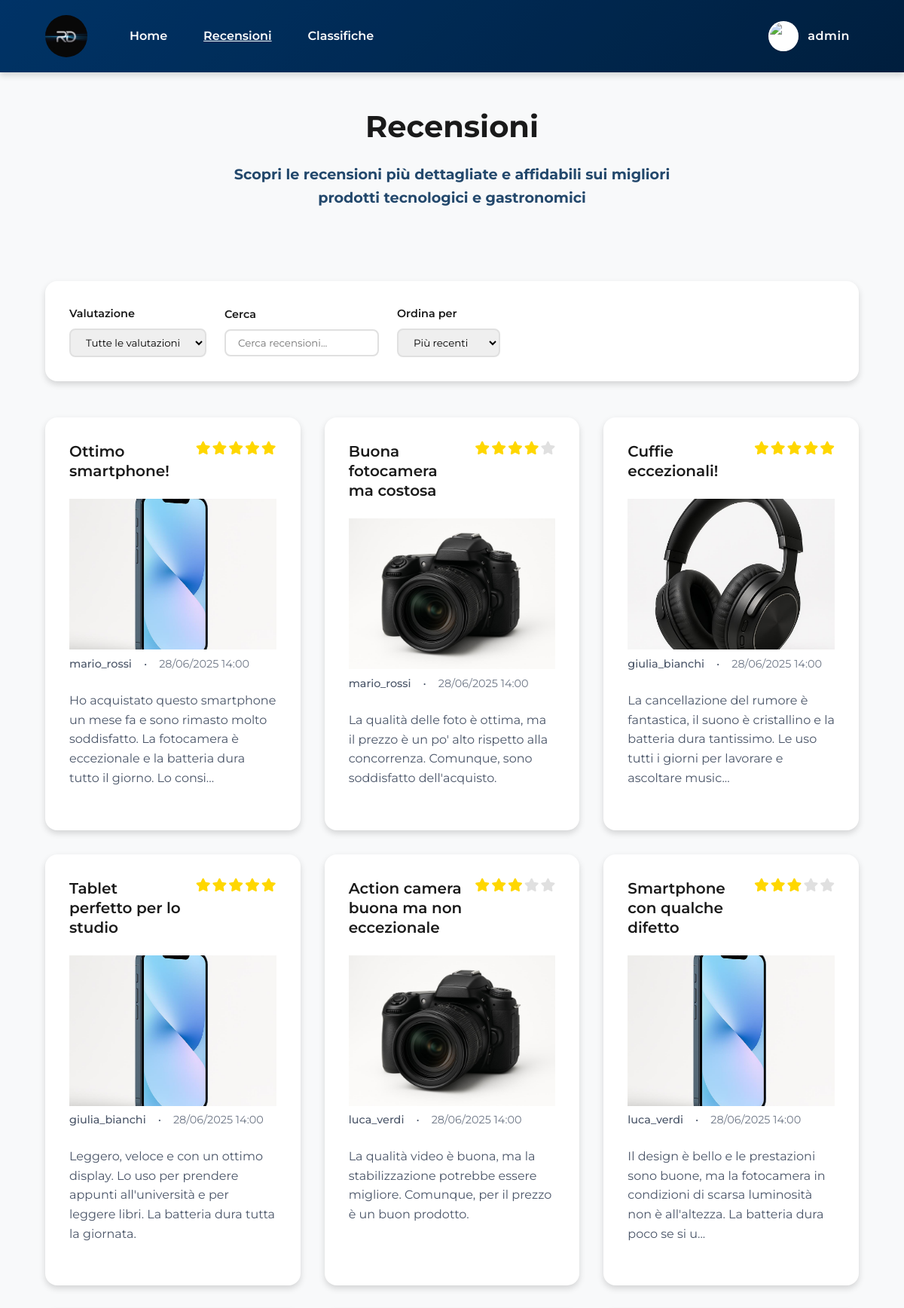
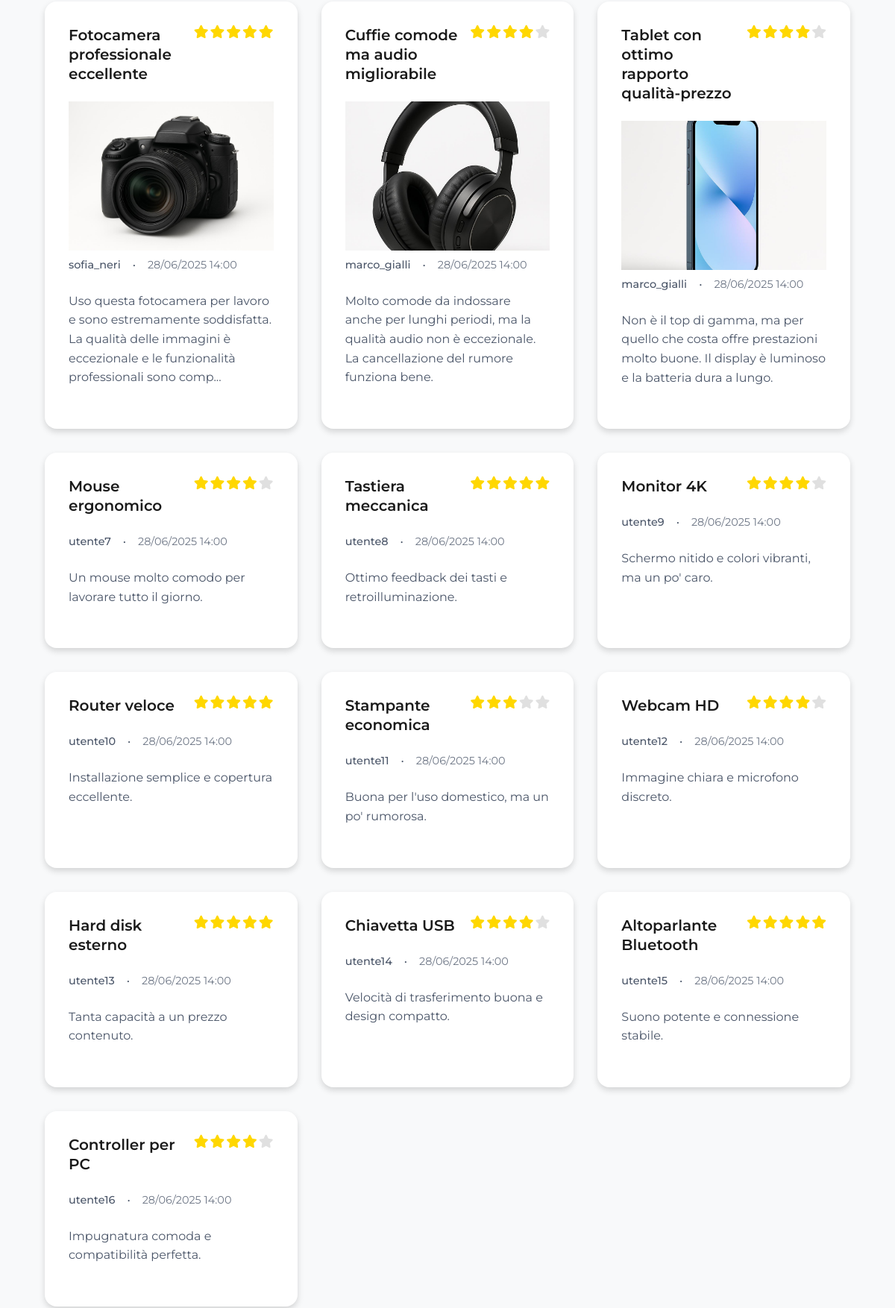
Page /php/recensioni.php (signed in, upper part) on the committed database (2 pictures, top to bottom).
### tables this page shows
CREATE TABLE reviews (
    id INT AUTO_INCREMENT PRIMARY KEY,
    user_id INT NOT NULL,
    title VARCHAR(255) NOT NULL,
    content TEXT NOT NULL,
    rating INT NOT NULL,
    product_name VARCHAR(60) NOT NULL,
    product_image VARCHAR(255),       
    created_at TIMESTAMP NOT NULL DEFAULT CURRENT_TIMESTAMP,
    updated_at TIMESTAMP NULL DEFAULT NULL,
    deleted_at TIMESTAMP NULL DEFAULT NULL,             
    FOREIGN KEY (user_id) REFERENCES utenti(id),
    CHECK (rating BETWEEN 1 AND 5)
);

CREATE TABLE utenti (
    id INT AUTO_INCREMENT PRIMARY KEY,
    username VARCHAR(50) NOT NULL UNIQUE,
    email VARCHAR(100) NOT NULL UNIQUE,
    password VARCHAR(255) NOT NULL,   
    nome VARCHAR(50) NOT NULL,        
    cognome VARCHAR(50) NOT NULL,     
    profile_photo VARCHAR(255),       
    birth_day INT,                    
    birth_month INT,                  
    birth_year INT,                   
    role VARCHAR(20) DEFAULT 'user',  
    remember_token VARCHAR(255),      
    created_at TIMESTAMP NOT NULL DEFAULT CURRENT_TIMESTAMP,    
    updated_at TIMESTAMP NULL DEFAULT NULL,             
    deleted_at TIMESTAMP NULL DEFAULT NULL              
);

### php/recensioni.php (the view, shortened to what this page needs)
<?php
require_once 'database.php';
$header = file_get_contents("../static/header.html");
$footer = file_get_contents("../static/footer.html");
$DOM = file_get_contents("../static/recensioni.html");
$cssBase = dirname($_SERVER['PHP_SELF']) === '/' ? 'css/' : '../css/';
$DOM = str_replace("../css/style.css", $cssBase . 'style.css', $DOM);
$DOM = str_replace("../css/pages.css", $cssBase . 'pages.css', $DOM);
$DOM = str_replace("", $header, $DOM);
$DOM = str_replace("", $footer, $DOM);
$contenutoLogin = "";
$headerLoginHtml = "";
if (!SessionManager::isLoggedIn()) {
  $contenutoLogin = "";
  $headerLoginHtml = "<a href='login.php' class='login-link' aria-label='Login - Accedi al tuo account'>
                        <div class='user-icon-bg'>
                          <svg width='24' height='24' viewBox='0 0 24 24' fill='none' stroke='currentColor' stroke-width='2' id='user-icon'>
                            <path d='M20 21v-2a4 4 0 0 0-4-4H8a4 4 0 0 0-4 4v2'></path>
                            <circle cx='12' cy='7' r='4'></circle>
                          </svg>
                        </div>
                        <span class='login-text'>Login</span>
                      </a>";
} else {
  $username = $_SESSION['username'];
  $contenutoLogin = "";
  $profilePhoto = $_SESSION['user_data']['profile_photo'] ?? $_SESSION['profile_photo'] ?? '';
  $icon = $profilePhoto ? "<img src='../{$profilePhoto}' alt='Foto profilo di {$username}' class='user-avatar'>" : "<svg width='24' height='24' viewBox='0 0 24 24' fill='none' stroke='currentColor' stroke-width='2' id='user-icon'><path d='M20 21v-2a4 4 0 0 0-4-4H8a4 4 0 0 0-4 4v2'></path><circle cx='12' cy='7' r='4'></circle></svg>";
    $headerLoginHtml = "
    <div class='login-link user-menu' role='button' tabindex='0' aria-haspopup='true' aria-expanded='false' aria-label='Menu utente'>
    <div class='user-icon-bg'>
      {$icon}
    </div>
    <span class='login-text'>{$username}</span>
    <div class='user-menu-panel' aria-hidden='true'>
      <a href='dashboard.php'><span lang='en'>Dashboard</span></a>";
    if (isset($_SESSION['role']) && $_SESSION['role'] === 'admin') {
        $headerLoginHtml .= "
          <a href='gestione_recensioni.php'><span>Gestione recensioni</span></a>";
    }
    $headerLoginHtml .= "
          <a href='logout.php'><span lang='en'>Logout</span></a>
        </div>
    </div>";
  }
$DOM = str_replace("", $contenutoLogin, $DOM);
$DOM = str_replace("", $headerLoginHtml, $DOM);
$reviewManager = new ReviewManager();
$result = $reviewManager->getAllReviews(1, 20);
$reviewsHtml = '';
if ($result !== false) {
    foreach ($result['reviews'] as $review) {
        $stars = Utils::generateStars($review['rating']);
        $excerpt = strlen($review['content']) > 150 ? substr($review['content'], 0, 150) . '...' : $review['content'];
        $date = Utils::formatDate($review['created_at']);
        $altProduct = htmlspecialchars($review['product_name']);
        $img = $review['product_image'] ? "<img src='../{$review['product_image']}' alt='{$altProduct}' class='review-image'>" : '';
        $title = htmlspecialchars($review['title']);
        $user = htmlspecialchars($review['username']);
        $reviewsHtml .= "<a href='recensione.php?id={$review['id']}' class='review-card' data-rating='{$review['rating']}'>" .
                        "<div class='review-content'>" .
                        "<div class='review-header'><h3 class='review-title'>{$title}</h3>" .
                        "<div class='review-rating' aria-label='Valutazione {$review['rating']} su 5'>{$stars}</div></div>" .
                        $img .
                        "<div class='review-meta'><span class='review-author'>{$user}</span><span>•</span><span class='review-date'>{$date}</span></div>" .
                        "<p class='review-excerpt'>" . htmlspecialchars($excerpt) . "</p>" .
                        "</div></a>";
    }
}
$DOM = str_replace('', $reviewsHtml, $DOM);
echo $DOM;
?>

### php/database.php (shortened to what this page needs)
<?php
class DatabaseConfig {
    private static $host = 'mysql2.sqlpub.com';
    private static $port = '3307';
    private static $dbname = 'databaserecensione';
    private static $username = 'testnalan';
    private static $password = 'l5jKAzMduE6bgAWH';
    public static function getConnection() {
        try {
            $dsn = "mysql:host=" . self::$host;
            if (!empty(self::$port)) {
                $dsn .= ";port=" . self::$port;
            }
            $dsn .= ";dbname=" . self::$dbname . ";charset=utf8mb4";
            $options = [
                PDO::ATTR_ERRMODE => PDO::ERRMODE_EXCEPTION,
                PDO::ATTR_DEFAULT_FETCH_MODE => PDO::FETCH_ASSOC,
                PDO::ATTR_EMULATE_PREPARES => false
            ];
            $pdo = new PDO($dsn, self::$username, self::$password, $options);
            return $pdo;
        } catch (PDOException $e) {
            error_log("Errore connessione database: " . $e->getMessage());
            throw new Exception("Errore di connessione al database");
        }
    }
}
class ReviewManager {
    private $db;
    public function __construct() {
        $this->db = DatabaseConfig::getConnection();
    }
    public function getAllReviews($page = 1, $limit = 10) {
        try {
            $offset = ($page - 1) * $limit;
            $stmt = $this->db->prepare("SELECT r.id, r.title, r.content, r.rating, r.product_name, r.product_image, r.created_at, r.updated_at, u.username FROM reviews r JOIN utenti u ON r.user_id = u.id WHERE r.deleted_at IS NULL ORDER BY r.created_at DESC LIMIT ? OFFSET ?");
            $stmt->execute([$limit, $offset]);
            $reviews = $stmt->fetchAll();
            $count = $this->db->query("SELECT COUNT(*) as total FROM reviews WHERE deleted_at IS NULL")->fetch()['total'];
            return ['reviews' => $reviews, 'total' => $count, 'page' => $page, 'limit' => $limit, 'total_pages' => ceil($count / $limit)];
        } catch (PDOException $e) {
            error_log('Errore getAllReviews: ' . $e->getMessage());
            return false;
        }
    }
}
class Utils {
    public static function formatDate($date, $format = 'd/m/Y H:i') {
        return date($format, strtotime($date));
    }
    public static function generateStars($rating) {
        $stars = '';
        for ($i = 1; $i <= 5; $i++) {
            if ($i <= $rating) {
                $stars .= '<i class="fas fa-star star"></i>';
            } else {
                $stars .= '<i class="fas fa-star star empty"></i>';
            }
        }
        return $stars;
    }
}
class SessionManager {
    public static function isLoggedIn() {
        return isset($_SESSION['user_id']) && !empty($_SESSION['user_id']);
    }
}
?>

### css/style.css (style rules this page uses)
:root { --primary-agid: #0050A0; --secondary-agid: #004C99; --accent-agid: #0c355d; --success-agid: #388E3C; --info-agid: #1B558E; --warning-agid: #E65100; --danger-agid: #B71C1C; --nav-gradient-agid: linear-gradient(135deg, #004080, #002F5D); --text-primary: #1A1A1A; --text-secondary: #4A5568; --text-light: #FFFFFF; --background: #F8F9FA; --surface: #FFFFFF; --border: #E0E0E0; --shadow-sm: 0 1px 2px rgba(0, 0, 0, 0.1); --shadow-md: 0 4px 8px rgba(0, 0, 0, 0.15); --shadow-lg: 0 8px 16px rgba(0, 0, 0, 0.2); --transition: all 0.3s cubic-bezier(0.4, 0, 0.2, 1); --spacing-xs: 0.5rem; --spacing-sm: 1rem; --spacing-md: 1.5rem; --spacing-lg: 2rem; --spacing-xl: 3rem; --radius-sm: 0.5rem; --radius-md: 0.75rem; --radius-lg: 1rem; --radius-xl: 1.5rem; --nav-gradient-hover: linear-gradient(135deg, #0052A3 0%, #004080 50%, #002952 100%); --sidebar-width: 17.5rem; --header-height: 5rem; }
html { font-size: 100%; }
* { margin: 0; padding: 0; box-sizing: border-box; }
body { font-family: Montserrat, sans-serif; background-color: var(--background); color: var(--text-primary); line-height: 1.6; font-size: 1rem; }
main { min-height: 100vh; }
h1, h2, h3, h4, h5, h6 { color: var(--text-primary); font-weight: 700; line-height: 1.2; margin-bottom: var(--spacing-sm); }
h1 { font-size: 2.5rem; }
h3 { font-size: 1.5rem; }
a { color: var(--primary-agid); text-decoration: none; transition: var(--transition); }
.user-menu { position: relative; cursor: pointer; }
header { position: sticky; top: 0; left: 0; right: 0; background: linear-gradient(135deg, #004080, #00264D); padding: 1rem 0; box-shadow: 0 4px 8px rgba(0, 0, 0, 0.15); z-index: 1000; transition: all 0.3s ease; }
header::before { content: ''; position: absolute; inset: 0; background: rgba(0, 0, 0, 0.2); z-index: -1; }
nav { width: 90%; margin: 0 auto; display: flex; justify-content: space-between; position: relative; }
.nav-container { display: flex; align-items: center; gap: 3rem; flex: 1; }
.logo-link { display: flex; align-items: center; text-decoration: none; transition: var(--transition); }
.logo { height: 3.5rem; width: auto; border-radius: 50%; filter: brightness(1.1); }
.nav-links { list-style: none; display: flex; gap: 2rem; margin: 0; padding: 0; }
.nav-links li { position: relative; }
.nav-links li a, .nav-link-item { color: var(--text-light) !important; text-decoration: none; font-weight: 600; font-size: 1rem; padding: 0.5rem 0.5rem; border-radius: 0.5rem; transition: var(--transition); cursor: pointer; display: block; position: relative; overflow: hidden; }
.nav-links li a::before, .nav-links li span::before, .nav-link-item::before { position: absolute; top: 0; left: -100%; width: 100%; height: 100%; background: rgb(0 0 0 / 20%); transition: var(--transition); z-index: -1; }
.nav-links a[aria-current="page"], .logo-link[aria-current="page"], .user-menu-panel a[aria-current="page"] { pointer-events: none; cursor: default; text-decoration: underline; }
.login-container { display: flex; align-items: center; }
.login-link { display: flex; align-items: center; gap: 0.75rem; text-decoration: none; color: var(--text-light); padding: 0.75rem; border-radius: 0.75rem; transition: var(--transition); font-weight: 600; }
.user-icon-bg { background: var(--text-light); border-radius: 50%; width: 2.5rem; height: 2.5rem; display: flex; justify-content: center; align-items: center; transition: var(--transition); box-shadow: var(--shadow-sm); }
.login-text { font-size: 1rem; font-weight: 600; letter-spacing: 0.0312rem; color: #FFFFFF !important; }
.user-avatar { width: 2.5rem; height: 2.5rem; border-radius: 50%; object-fit: cover; border: 0.125rem solid rgb(255 255 255 / 30%); transition: var(--transition); }

### rows in the picture
reviews: title "Ottimo smartphone!", rating 5 (drawn), product_image (picture), user.username "mario_rossi", created_at "28/06/2025 14:00", content "Ho acquistato questo smartphone un mese fa e sono rimasto molto soddisfatto. La fotocamera è eccezionale e la batteria dura tutto il giorno. Lo consi..."
reviews: title "Buona fotocamera ma costosa", rating 4 (drawn), product_image (picture), user.username "mario_rossi", created_at "28/06/2025 14:00", content "La qualità delle foto è ottima, ma il prezzo è un po' alto rispetto alla concorrenza. Comunque, sono soddisfatto dell'acquisto."
reviews: title "Cuffie eccezionali!", rating 5 (drawn), product_image (picture), user.username "giulia_bianchi", created_at "28/06/2025 14:00", content "La cancellazione del rumore è fantastica, il suono è cristallino e la batteria dura tantissimo. Le uso tutti i giorni per lavorare e ascoltare music..."
reviews: title "Tablet perfetto per lo studio", rating 5 (drawn), product_image (picture), user.username "giulia_bianchi", created_at "28/06/2025 14:00", content "Leggero, veloce e con un ottimo display. Lo uso per prendere appunti all'università e per leggere libri. La batteria dura tutta la giornata."
reviews: title "Action camera buona ma non eccezionale", rating 3 (drawn), product_image (picture), user.username "luca_verdi", created_at "28/06/2025 14:00", content "La qualità video è buona, ma la stabilizzazione potrebbe essere migliore. Comunque, per il prezzo è un buon prodotto."
reviews: title "Smartphone con qualche difetto", rating 3 (drawn), product_image (picture), user.username "luca_verdi", created_at "28/06/2025 14:00", content "Il design è bello e le prestazioni sono buone, ma la fotocamera in condizioni di scarsa luminosità non è all'altezza. La batteria dura poco se si u..."
reviews: title "Fotocamera professionale eccellente", rating 5 (drawn), product_image (picture), user.username "sofia_neri", created_at "28/06/2025 14:00", content "Uso questa fotocamera per lavoro e sono estremamente soddisfatta. La qualità delle immagini è eccezionale e le funzionalità professionali sono comp..."
reviews: title "Cuffie comode ma audio migliorabile", rating 4 (drawn), product_image (picture), user.username "marco_gialli", created_at "28/06/2025 14:00", content "Molto comode da indossare anche per lunghi periodi, ma la qualità audio non è eccezionale. La cancellazione del rumore funziona bene."
reviews: title "Tablet con ottimo rapporto qualità-prezzo", rating 4 (drawn), product_image (picture), user.username "marco_gialli", created_at "28/06/2025 14:00", content "Non è il top di gamma, ma per quello che costa offre prestazioni molto buone. Il display è luminoso e la batteria dura a lungo."
reviews: title "Mouse ergonomico", rating 4 (drawn), user.username "utente7", created_at "28/06/2025 14:00", content "Un mouse molto comodo per lavorare tutto il giorno."
reviews: title "Tastiera meccanica", rating 5 (drawn), user.username "utente8", created_at "28/06/2025 14:00", content "Ottimo feedback dei tasti e retroilluminazione."
reviews: title "Monitor 4K", rating 4 (drawn), user.username "utente9", created_at "28/06/2025 14:00", content "Schermo nitido e colori vibranti, ma un po' caro."
reviews: title "Router veloce", rating 5 (drawn), user.username "utente10", created_at "28/06/2025 14:00", content "Installazione semplice e copertura eccellente."
reviews: title "Stampante economica", rating 3 (drawn), user.username "utente11", created_at "28/06/2025 14:00", content "Buona per l'uso domestico, ma un po' rumorosa."
reviews: title "Webcam HD", rating 4 (drawn), user.username "utente12", created_at "28/06/2025 14:00", content "Immagine chiara e microfono discreto."
reviews: title "Hard disk esterno", rating 5 (drawn), user.username "utente13", created_at "28/06/2025 14:00", content "Tanta capacità a un prezzo contenuto."
reviews: title "Chiavetta USB", rating 4 (drawn), user.username "utente14", created_at "28/06/2025 14:00", content "Velocità di trasferimento buona e design compatto."
reviews: title "Altoparlante Bluetooth", rating 5 (drawn), user.username "utente15", created_at "28/06/2025 14:00", content "Suono potente e connessione stabile."
reviews: title "Controller per PC", rating 4 (drawn), user.username "utente16", created_at "28/06/2025 14:00", content "Impugnatura comoda e compatibilità perfetta."

### other values in the picture
$username "admin"
